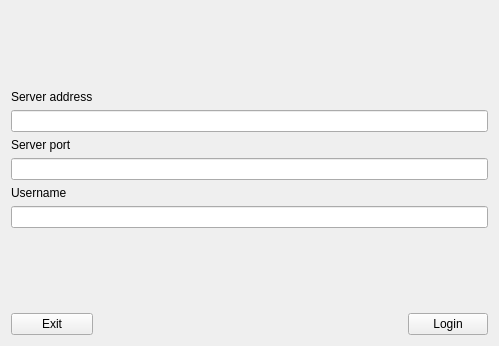
<?xml version="1.0" encoding="UTF-8"?>
<ui version="4.0">
 <class>login_view</class>
 <widget class="QWidget" name="login_view">
  <property name="geometry">
   <rect>
    <x>0</x>
    <y>0</y>
    <width>499</width>
    <height>346</height>
   </rect>
  </property>
  <property name="windowTitle">
   <string>Form</string>
  </property>
  <layout class="QGridLayout" name="gridLayout">
   <item row="10" column="0" colspan="3">
    <widget class="QLineEdit" name="username_input"/>
   </item>
   <item row="3" column="0" colspan="3">
    <widget class="QLineEdit" name="server_address_input"/>
   </item>
   <item row="12" column="2">
    <widget class="QPushButton" name="login_button">
     <property name="text">
      <string>Login</string>
     </property>
    </widget>
   </item>
   <item row="5" column="0">
    <widget class="QLabel" name="port_label">
     <property name="text">
      <string>Server port</string>
     </property>
    </widget>
   </item>
   <item row="2" column="0">
    <widget class="QLabel" name="address_label">
     <property name="text">
      <string>Server address</string>
     </property>
    </widget>
   </item>
   <item row="9" column="0">
    <widget class="QLabel" name="username_label">
     <property name="text">
      <string>Username</string>
     </property>
    </widget>
   </item>
   <item row="6" column="0" colspan="3">
    <widget class="QLineEdit" name="server_port_input"/>
   </item>
   <item row="12" column="0">
    <widget class="QPushButton" name="exit_button">
     <property name="text">
      <string>Exit</string>
     </property>
    </widget>
   </item>
   <item row="12" column="1">
    <spacer name="button_spacer">
     <property name="orientation">
      <enum>Qt::Horizontal</enum>
     </property>
     <property name="sizeHint" stdset="0">
      <size>
       <width>40</width>
       <height>20</height>
      </size>
     </property>
    </spacer>
   </item>
   <item row="11" column="1">
    <spacer name="bottom_spacer">
     <property name="orientation">
      <enum>Qt::Vertical</enum>
     </property>
     <property name="sizeHint" stdset="0">
      <size>
       <width>20</width>
       <height>40</height>
      </size>
     </property>
    </spacer>
   </item>
   <item row="1" column="0" colspan="3">
    <spacer name="top_spacer">
     <property name="orientation">
      <enum>Qt::Vertical</enum>
     </property>
     <property name="sizeHint" stdset="0">
      <size>
       <width>20</width>
       <height>40</height>
      </size>
     </property>
    </spacer>
   </item>
  </layout>
 </widget>
 <resources/>
 <connections/>
</ui>
